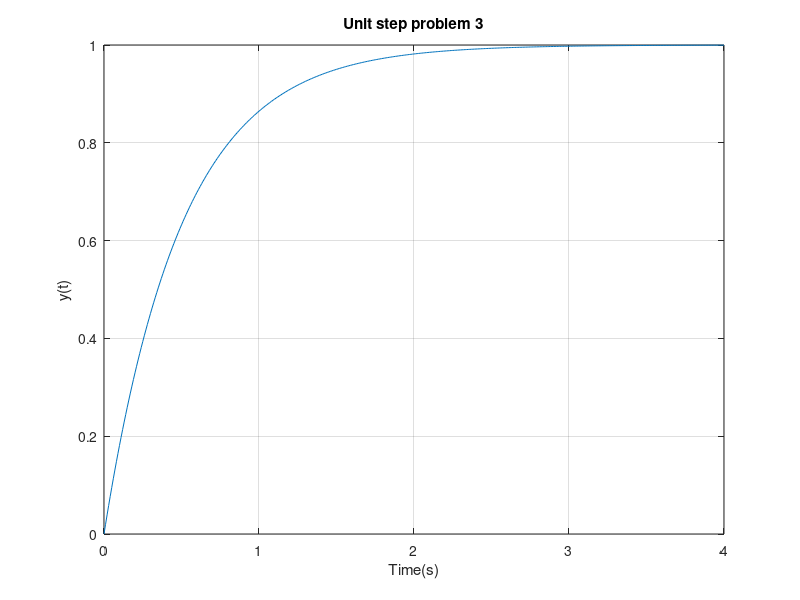
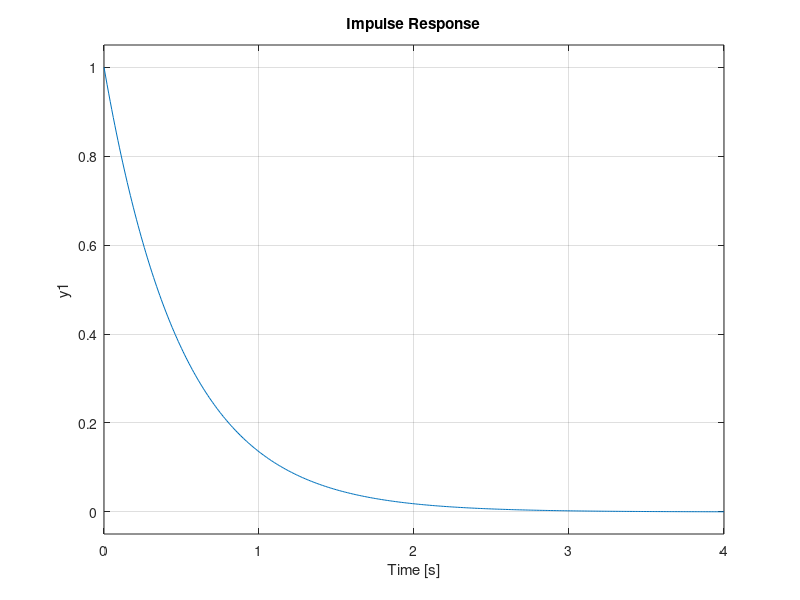
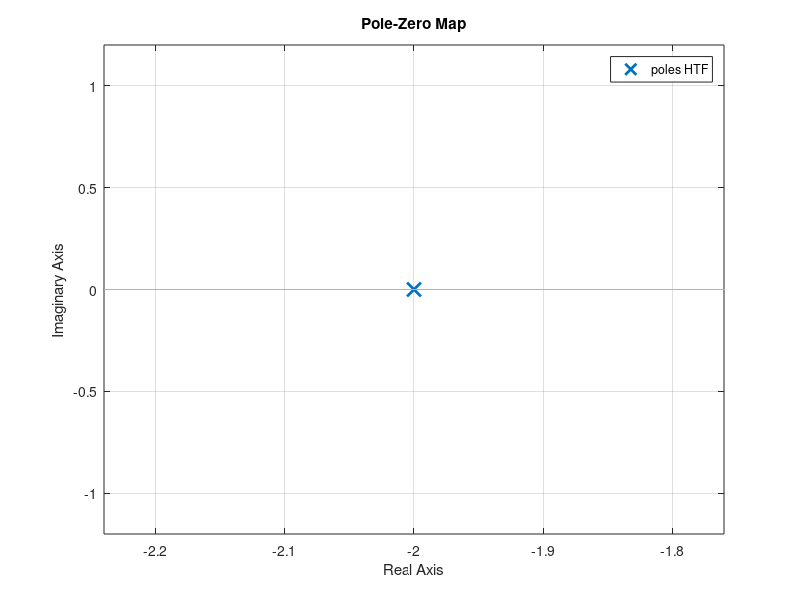

Here is the MATLAB script that generated these plots, in order:
% Section 5 problem 3 
HTF = tf(1,[1 2])
t = (0:0.01:4);
[y_unit,tout] = step(HTF,t);
y=2*y_unit;
figure;
plot(tout,y);
grid on;
hold on;
title('Unit step problem 3');
xlabel('Time(s)');
ylabel('y(t)');
[~,k] = min(abs(tout-1));
y_at_1 = y(k)
figure;
impulse(HTF,t);
grid on;
poles = pole(HTF)
figure;
pzmap(HTF);
grid on;
